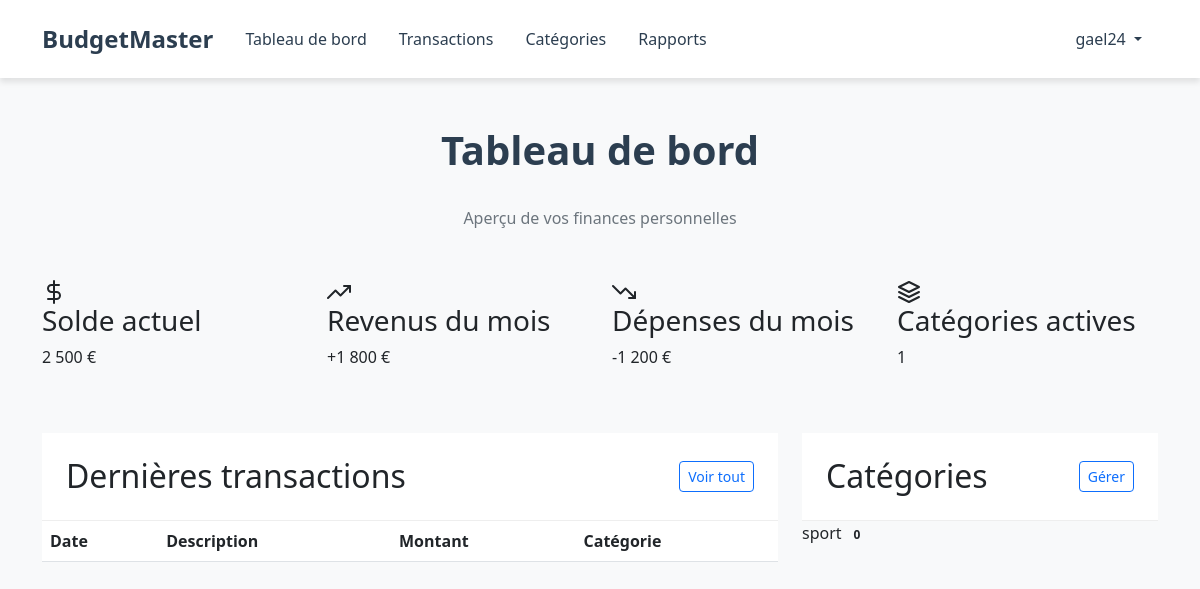
Page /dashboard (signed in) on the earlier database version.
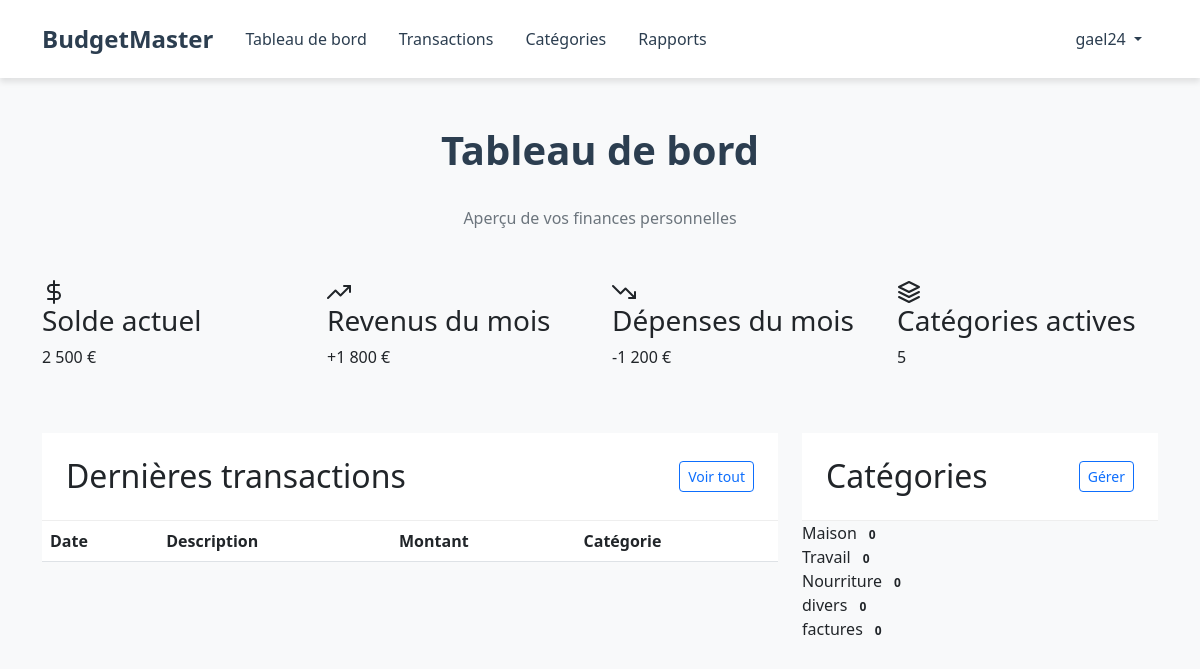
Same page on the later database version.
### models/category.py (models this page shows, shortened)
class Category(db.Model):
    id = db.Column(db.Integer, primary_key=True)
    name = db.Column(db.String(50), nullable=False)
    user_id = db.Column(db.Integer, db.ForeignKey('user.id'), nullable=False)
    category_type = db.Column(db.String(10), nullable=False)
    parent_id = db.Column(db.Integer, db.ForeignKey('category.id'), nullable=True)
    subcategories = db.relationship('Category', backref=db.backref('parent', remote_side=[id]), lazy=True)
    description = db.Column(db.String(200))
    __table_args__ = (
        db.UniqueConstraint('name', 'user_id', name='unique_category_per_user'),
    )

### routes/web_routes.py (the view)
@web_bp.route('/dashboard')
@login_required
def dashboard():
    user_id = session.get('user_id')
    transactions = Transaction.query.filter_by(user_id=user_id).order_by(Transaction.date.desc()).limit(5).all()
    categories = Category.query.filter_by(user_id=user_id).all()
    total_expenses = sum(t.amount for t in Transaction.query.filter(
        Transaction.amount < 0,
        Transaction.user_id == user_id
    ).all())
    total_income = sum(t.amount for t in Transaction.query.filter(
        Transaction.amount > 0,
        Transaction.user_id == user_id
    ).all())
    return render_template('dashboard.html',
                         transactions=transactions,
                         categories=categories,
                         total_expenses=total_expenses,
                         total_income=total_income)

### routes/web_routes.py (called while the page is built)
def login_required(f):
    @wraps(f)
    def decorated_function(*args, **kwargs):
        user_id = session.get('user_id')
        if user_id is None:
            flash('Veuillez vous connecter pour accéder à cette page.', 'error')
            return redirect(url_for('web.login', next=request.url))
        return f(*args, **kwargs)
    return decorated_function

### templates/dashboard.html (shortened to what the changed rows need)
{% extends "base.html" %}
{% block content %}
<div class="dashboard-header mb-5">
    <h1 class="section-title">Tableau de bord</h1>
</div>
<div class="row mb-5">
    <div class="col-md-3">
        <div class="stat-card">
            <div class="stat-info">
                <h3 class="stat-title">Catégories actives</h3>
                <p class="stat-value">{{ categories|length }}</p>
            </div>
        </div>
    </div>
</div>
<div class="row">
    <div class="col-lg-8 mb-4">
        <div class="content-card">
            <div class="card-header d-flex justify-content-between align-items-center">
                <h2 class="card-title">Dernières transactions</h2>
            </div>
            <div class="table-responsive">
                <table class="table custom-table">
                    <thead>
                        <tr>
                            <th>Date</th>
                            <th>Description</th>
                            <th>Montant</th>
                            <th>Catégorie</th>
                        </tr>
                    </thead>
                </table>
            </div>
        </div>
    </div>
    <div class="col-lg-4 mb-4">
        <div class="content-card">
            <div class="card-header d-flex justify-content-between align-items-center">
                <h2 class="card-title">Catégories</h2>
            </div>
            <div class="category-list">
                {% for category in categories %}
                <div class="category-item">
                    <span class="category-name">{{ category.name }}</span>
                    <span class="category-count badge bg-light text-dark">{{ category.transactions|length }}</span>
                </div>
                {% endfor %}
            </div>
        </div>
    </div>
</div>
{% endblock %}

Differences in the rows shown:
changed Category: name "sport" → "Maison"
added Category: name "Travail", transactions|length "0"
added Category: name "Nourriture", transactions|length "0"
added Category: name "divers", transactions|length "0"
added Category: name "factures", transactions|length "0"
Other differences:
{{ categories|length }}: "1" → "5"
